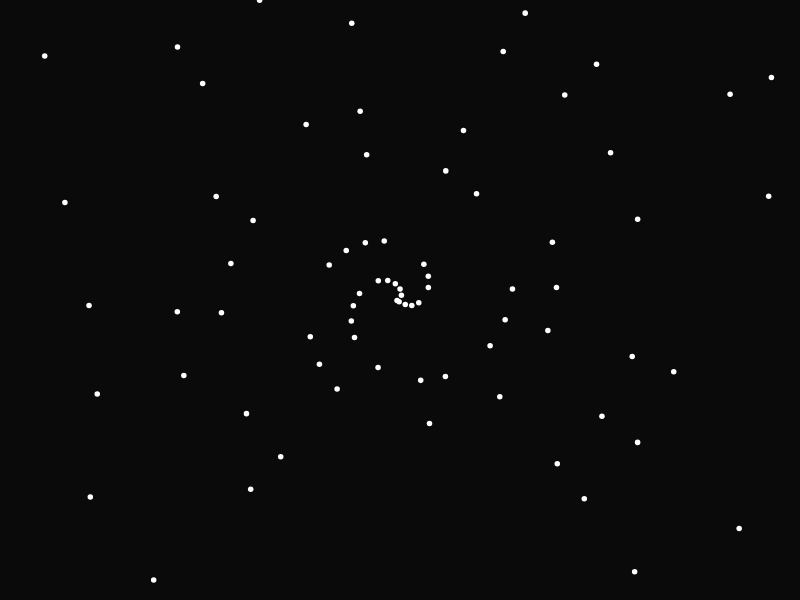
Frame 1 (no input)
Frame 60 (no input): identical to frame 1, image omitted
Frame 120 (the mouse pressed at the canvas centre since frame 60): identical to frame 1, image omitted

The p5.js sketch that drew this single still picture (run headless with seeded random() and noise() and a simulated clock; from frame 60 on, the mouse is pressed at the canvas centre):

// p5.js sketch
// ── sketch.js
let radius;
let theta;
let toCalc = 150000
let primes;
let size = 1;

function setup() {
  createCanvas(displayWidth, displayHeight);
  primes = getPrimes(toCalc);
  //put origin point in center
  r = height * 0.45;
  theta = 0;
  noStroke();
  color(255,255,255)
  scale(0.01)
}

function draw() {
  translate(width/2, height/2);
  background(10);
  scale(size);
  //the for loop takes forever to fully create all of the circles, so it takes a really long time   //to fully generate so i might leave it overnight sometime
  for(var i = 0; i < toCalc; i++)
  {
    current = primes[i];
    let x = current * cos(current);
    let y = current * sin(current);
    //the horrific (5/exp(size)*2) is something i threw together to get exponential scaling
    //with the zoom at roughly the right level
    circle(x, y, (5/exp(size))*3)
  }
}

function getPrimes(max) {
  //i timed this code and apparently its actually really really performant, 
  //even up to a million primes. its the for loop that really kills performance.
    var sieve = [], i, j, primes = [];
    for (i = 2; i <= max; ++i) {
        if (!sieve[i]) {
            // i has not been marked -- it is prime
            primes.push(i);
            for (j = i << 1; j <= max; j += i) {
                sieve[j] = true;
            }
        }
    }
    return primes;
  }
//measuring mousewheel for zoom
function mouseWheel(event) {
  //ternary to check if it was a scrolldown or scrollup
  //have to make zoom out by size/10 because size is represented by a value from 0 to 1
  event.delta >= 0 ? size-=size/10 : size+=size/10
  //returning false to block page scrolling
  return false; 
  
}
// ── style.css
html, body {
  margin: 0;
  background-color: rgb(10,10,10);
  padding: 0;
}

h1, h4{
  color: rgb(210,210,210);
  margin-left: 20px;
  font-family: verdana;
}
p {
  color: rgb(210,210,210);
  margin-left: 20px;
  font-family: verdana;
}
canvas {
  
  display: block;
}
